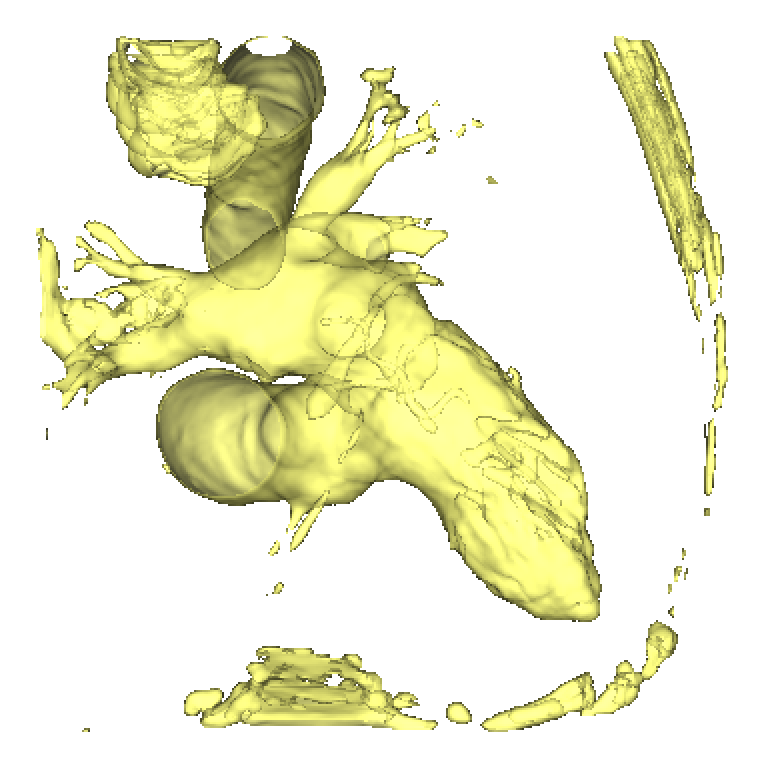

Here is the Python script that generated this plot:
import nibabel as nib
import vtk
import numpy as np


img = nib.load("image_lr.nii.gz")
img_data = img.get_fdata()
dims = img.shape
spacing = (img.header['pixdim'][1], img.header['pixdim']
           [2], img.header['pixdim'][3])

# Create a VTK image object
image = vtk.vtkImageData()
image.SetDimensions(dims[0], dims[1], dims[2])
image.SetSpacing(spacing[0], spacing[1], spacing[2])
image.SetOrigin(0, 0, 0)

# Configure scalar components based on VTK version
if vtk.VTK_MAJOR_VERSION <= 5:
    image.SetNumberOfScalarComponents(1)
    image.SetScalarTypeToDouble()
else:
    image.AllocateScalars(vtk.VTK_DOUBLE, 1)

# 3D Zero-padding
nwin = 3
halfwin = int(nwin / 2)
padded_img = np.pad(img_data, halfwin, mode='constant')
print("Zero-padding complete.")

# Apply a 3D sliding average for smoothing
kernel = np.ones((nwin, nwin, nwin)) / (nwin**3)
smoothed_img = np.zeros_like(img_data)

for i in range(dims[0]):
    for j in range(dims[1]):
        for k in range(dims[2]):
            smoothed_img[i, j, k] = np.sum(
                padded_img[i:i+nwin, j:j+nwin, k:k+nwin] * kernel)
print("3D smoothing processing complete.")

# Transfer smoothed data to VTK image
for i in range(dims[0]):
    for j in range(dims[1]):
        for k in range(dims[2]):
            image.SetScalarComponentFromDouble(
                i, j, k, 0, smoothed_img[i, j, k])

# Using Marching Cubes algorithm
Extractor = vtk.vtkMarchingCubes()
Extractor.SetInputData(image)
Extractor.SetValue(0, 150)

stripper = vtk.vtkStripper()  # Form closed polylines from input lines (poly-lines)
stripper.SetInputConnection(Extractor.GetOutputPort())

mapper = vtk.vtkPolyDataMapper()
mapper.SetInputConnection(stripper.GetOutputPort())
mapper.ScalarVisibilityOff()

actor = vtk.vtkActor()
actor.SetMapper(mapper)
actor.GetProperty().SetColor(1, 1, 0.5)
actor.GetProperty().SetOpacity(0.9)
actor.GetProperty().SetAmbient(0.15)
actor.GetProperty().SetDiffuse(0.6)
actor.GetProperty().SetSpecular(0.5)


# Initialize renderer, render window, and interactor
ren = vtk.vtkRenderer()
ren.SetBackground(1, 1, 1)
ren.AddActor(actor)

renWin = vtk.vtkRenderWindow()
renWin.AddRenderer(ren)
renWin.SetSize(500, 500)

iren = vtk.vtkRenderWindowInteractor()
iren.SetRenderWindow(renWin)
iren.Initialize()
renWin.Render()
iren.Start()
